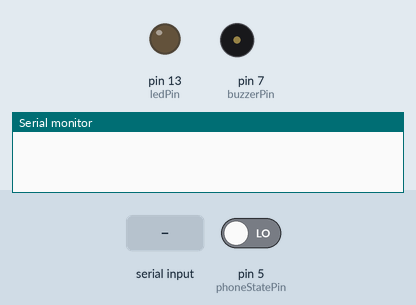
Simulated run of this program. Board: Arduino Uno, built with avr-gcc and run on an emulated ATmega328P. Parts: output pins drawn as LEDs (lit = HIGH), buzzer (waves = sounding, pin HIGH), the last lines printed to the serial monitor. Inputs (shaded band) come from the test bench; at power-on: pin 5 (phoneStatePin) LOW. The modem accepts every AT command (registered, SIM ready, sends succeed) and sends nothing else; pins used as bus, display or sensor lines are not drawn.

Above: at 1.3 s.
1.4 s: "ON" received over the second serial link
At 2.44 s:
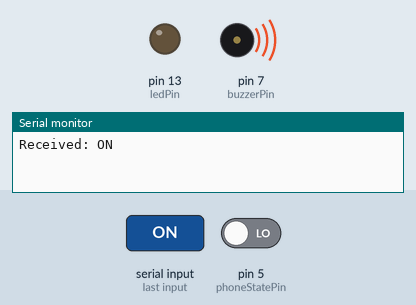
4.4 s: pin 5 (phoneStatePin) driven HIGH
7.4 s: "OFF" received over the second serial link
9.9 s: "Light" received over the second serial link
Timing chart, 0 to 12.9 s (numbered marks = the images above; inputs shaded):
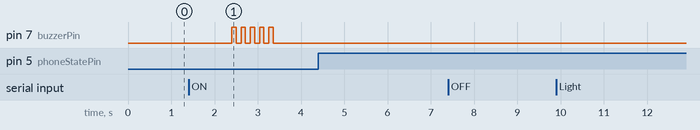

Measured:
- after the input at 1.4 s, pin 7 (buzzerPin): alternates HIGH for 0.10 s and LOW for 0.11 s, 10 changes in all, then stays LOW, starting after 1.0 s

The program:

main.cpp
```cpp
#include <Arduino.h>
#include <SoftwareSerial.h>
#include <String.h>


// Setup for IO pins -- BTSerial
const byte rxPin = 10;    // RX pin of HC-05
const byte txPin = 11;    // TX pin of HC-05
const byte ledPin = 13;   // Board LED
const byte buzzerPin = 7; // buzzer
const byte masterPowerPin = 6; // power the master at09
const byte phoneStatePin = 5;
// Second AT09 (Master)
const byte rxPin2 = 8;     // RX pin of AT09 (Master)
const byte txPin2 = 9;     // TX pin of AT09 (Master)

String inWord = "";
String Password = "Pass";
String command = "";
bool passAccept = false;
bool outside = true;
bool overwrite = false;
int commPtr = 0;
int searchingIndex = -1;

SoftwareSerial BTSerial(rxPin, txPin);  // Create a SoftwareSerial object for Bluetooth communication
SoftwareSerial BTSerial2(rxPin2, txPin2); // Second AT09 (Master)

struct Node {
  String data;  // Holds the String data
  Node* next;   // Points to the next node in the list
};

class LinkedList {
  public:
    Node* head;  // The first node in the list
    int size;

    LinkedList() {
      head = nullptr;  // Initialize an empty list
      size = 0;
    }

    // Add a new node with a string at the end of the list
    void add(String token) {
      Node* newNode = new Node;  // Create a new node
      newNode->data = token;
      newNode->next = nullptr;

      if (head == nullptr) {
        head = newNode;  // If the list is empty, make the new node the head
      } else {
        Node* current = head;
        while (current->next != nullptr) {
          current = current->next;  // Traverse to the last node
        }
        current->next = newNode;  // Append the new node
      }
      size++;
    }

    void clear() {
      Node* current = head;
      Node* nextNode;

      while (current != nullptr) {
        nextNode = current->next;
        delete current;  // Delete the current node
        current = nextNode;
      }
      head = nullptr;  // Reset head to nullptr (empty list)
      size = 0;
    }

    String get(int index) {
      if (index >= 0 && index < size) {
        Node* current = head;
        for (int i = 0; i < index; i++) {
          current = current->next;  // Move to the next node
        }
        return current->data;  // Return the data of the node at the specified index
      } else {
        return "";  // Return an empty string if the index is out of bounds
      }
    }

    // Get the size of the list
    int getSize() {
      return size;
    }
  };

LinkedList commands;

int searching(String target){
  target = "78A50457E9D6";
  //Send AT commands
  BTSerial2.listen();
  BTSerial2.write("AT+INQ\r\n"); // 78A50457E9D6
  delay(150);
  String bList = BTSerial2.readString();
  int index = (bList.charAt(bList.indexOf(target) - 4)) - 0x30;
  Serial.println(bList);

  while(index <= 0){
    BTSerial2.write("AT+INQ\r\n"); // 78A50457E9D6
    delay(150);
    bList = BTSerial2.readString();
    index = (bList.charAt(bList.indexOf(target) - 4)) - 0x30;
    Serial.println(bList);
    Serial.println(index);
  }
  return index;
}

void pairing(int index){
  Serial.println("begin pairing");
  BTSerial2.listen();
  String temp = "AT+CONN";
  temp += index;
  BTSerial2.println(temp);
  delay(300);
  Serial.println(BTSerial2.readString());
}

void passChecker(String wordIn)
{
  if (wordIn.equals(Password)) {
    passAccept = true;
    pairing(searchingIndex);
    BTSerial.listen();
    BTSerial.print("Main");
    return;
  }
  else {
    // enable buzzerfor x seconds
    for (int i = 0; i < 5; i++) {
      digitalWrite(buzzerPin, 1);
      delay(100);
      digitalWrite(buzzerPin, 0);
      delay(100);
      BTSerial.print("Wrong password");
    }
  }
}

bool lightTool(String wordIn, bool lightMode)
{
  if (lightMode) {
    if (wordIn.equals("ON")) {
      digitalWrite(ledPin, 1);
      BTSerial.print("Light On");
      return false;
    }
    else if (wordIn.equals("OFF")) {
      digitalWrite(ledPin, 0);
      BTSerial.print("Light Off");
      return false;
    }
    else {
      BTSerial.print("No command found");
      return true;
    }
  }
  else if (wordIn.equals("Light")) {
    BTSerial.print("Light mode");
    return true;
  }
  return false;
}

void wordChecker(String wordIn)
{
  static bool lightMode = false;


  if (passAccept) {
    lightMode = lightTool(wordIn, lightMode);

  }
  else {
    passChecker(wordIn);
  }

}

void writingCommands(String command){
  int index;
  while ((index = command.indexOf(' ')) != -1) {
    // Extract the word before the space
    String word = command.substring(0, index);

    // Only add the word if it's not empty
    if (word.length() > 0) {
      commands.add(word);
    }
    // Remove the processed part + space
    command = command.substring(index + 1);
    command.trim();  // Trim again to remove leading spaces
  }

  if (command.length() > 0) {
    commands.add(command);  // Add the last word (if any)
  }

  for (int i = 0; i < commands.getSize(); i++) {
    String token = commands.get(i);
    wordChecker(token);
  }

  if(commands.getSize() != 0){
    commands.clear();
  }
  command = "";
}


void setup()
{
  // Pin setup for IO
  pinMode(rxPin, INPUT);
  pinMode(txPin, OUTPUT);
  pinMode(rxPin2, INPUT);
  pinMode(txPin2, OUTPUT);
  pinMode(ledPin, OUTPUT);
  pinMode(buzzerPin, OUTPUT);
  pinMode(masterPowerPin, OUTPUT);
  pinMode(phoneStatePin, INPUT);

  // Begin the regular serial communication at 9600 baud rate (for debugging)
  Serial.begin(9600);
  BTSerial.begin(9600); // Now start Bluetooth communication
  BTSerial2.begin(9600);
  delay(100);
  // Print to Serial Monitor to check that the program is running
  BTSerial2.flush();
  BTSerial.flush();
  Serial.flush();

  BTSerial.listen();


}

void loop(){

  if(outside && digitalRead(phoneStatePin) == HIGH){
    digitalWrite(masterPowerPin, 1);
    delay(100);
    searchingIndex = searching((String)"78A50457E9D6");
    outside = false;
    BTSerial.listen();
  }
  if (digitalRead(phoneStatePin) == LOW)
  {
    passAccept = false;
    outside = true;
    digitalWrite(masterPowerPin, 0);
  }


  if (BTSerial.available()) {
    //Serial.println("testing");
    command = BTSerial.readString();
    //delay(500);
    Serial.println("Received: " + command);
    //BTSerial.flush();
  }

  command.trim();
  writingCommands(command);
  command = "";

}
```
